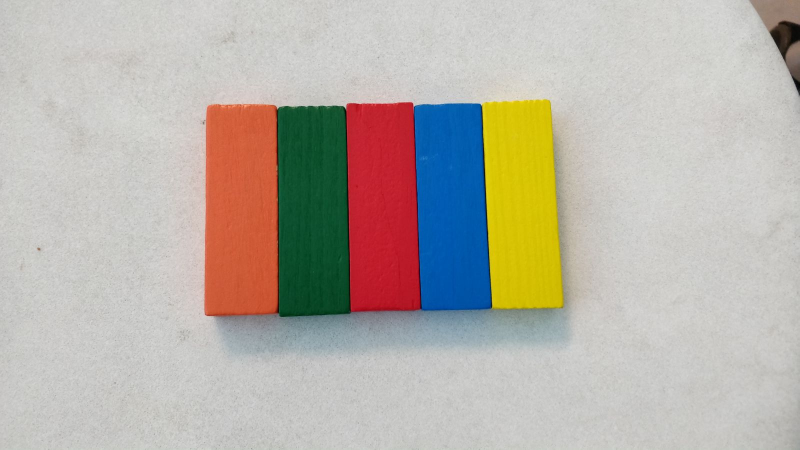
#> input picture resources/test.jpg, 1599 x 899 px, given in place of the camera (shown at 1/2 size)
$ python calibrate.py   (older library calls are emulated)
#> lines starting #> are read from the running program, lines starting #| are printed output that depends on the picture; after the words box and inside, x2 and y2 are one past the last pixel; in counts of white or black regions, pixels touching at a corner belong together
### src/entities/vision/helpers.py
import numpy as np
import cv2


class Color:
    def __init__(self, color, lower, upper):
        self.color = color
        self.lower = np.array(lower)
        self.upper = np.array(upper)


class Block:
    def __init__(self, color, centre):
        self.color = color
        self.centre = np.array(centre)


class ColorRange:
    def __init__(self, color, color_range):
        self.color = color
        self.range = color_range


class Building:
    # [5 lines left out: function __init__, not called in this run]


class Helpers:

    # [21 lines left out: function is_duplicate, not called in this run]

    @staticmethod
    def check_valid_convex(c, sides, area_min, area_max):
        """
        Checks if a convex is a valid block
        :return: True if the contour is a block
        """

        # Calculate the perimeter
        peri = cv2.arcLength(c, True)

        # Calculate the sides of the convexhull, 4 is a square/rectangle, 3 is a triangle etc.
        approx = cv2.approxPolyDP(c, 0.02 * peri, True)

        # Calculate the area of the convexhull
        area = cv2.contourArea(c)

        # If the convexhull counts 4 sides and an area bigger than 4000
        return len(approx) == sides and area_max > area > area_min

    # [118 lines left out: functions crop_to_contours, image_resize, append_to_positions, not called in this run]

### src/entities/vision/calibrate.py
from collections import OrderedDict
from random import randint
import sys

sys.path.insert(0, '../../../src')

from entities.vision.helpers import *


# print("uncomment run before starting..")


class Calibrate(object):

    def __init__(self, color_range):
        self.positions = []
        self.CALIBRATED = False
        self.calibrated_colors = []

        self.calibrating_building = [Block("orange", (267, 356)),
                                     Block("yellow", (252, 140)),
                                     Block("red", (362, 133)),
                                     Block("green", (369, 350)),
                                     Block("blue", (311, 251))]

        # Initialize color ranges for detection
        self.color_range = color_range

        self.colors = OrderedDict({"red": (0, 0, 255),
                                   "blue": (255, 0, 0),
                                   "green": (0, 255, 0),
                                   "orange": (0, 165, 255),
                                   "yellow": (0, 255, 255)})

        self.helper = Helpers()

        self.result = []

    def run(self):
        print("run element7")
        cap = cv2.VideoCapture(0)

        while True:
            ret, img = cap.read()
#> img is the input picture: shape (899, 1599, 3); mean B, G, R 168.9, 178.1, 184.3
            img = cv2.GaussianBlur(img, (9, 9), 0)

            if self.calibrate():
                break

            # calculate the masks
            mask = self.calculate_mask(img, self.color_range, set_contour=True)

            self.draw_helper(img)
            self.draw_helper(mask)

            img = cv2.flip(img, 1)

            cv2.imshow('Spider Cam 2000', mask)
            cv2.imshow('Spider Cam 4000', img)

            if cv2.waitKey(1) & 0xFF == ord('q'):
                break

        cap.release()
        cv2.destroyAllWindows()

        # Return the calibrated color array
        return self.result

    def draw_helper(self, img):
        cv2.rectangle(img, (230, 65), (400, 420), (255, 255, 255), 3)
        for i in range(len(self.calibrating_building)):
            cx = self.calibrating_building[i].centre[0]
            cy = self.calibrating_building[i].centre[1]
            cv2.circle(img, (cx, cy), 2, self.colors.get(self.calibrating_building[i].color), 10)

    def calibrate(self):
        for i in range(len(self.color_range)):
            c = self.color_range[i]
            if c.color not in self.calibrated_colors:
                if not self.calibrated_color(self.positions, 50, c.color):
                    if c.upper[0] < 255:
                        c.lower[0] += 10
                        c.upper[0] += 10
                        # print("calibrating {}, [{}, {}, {}], [{}, {}, {}]".format(c.color, c.lower[0], c.lower[1], c.lower[2], c.upper[0], c.upper[1], c.upper[2]))
                    else:
                        c.lower[0] = randint(0, 30)
                        c.upper[0] = randint(0, 30)
                else:

                    self.calibrated_colors.append(c.color)
                    self.result.append(Color(c.color, c.lower, c.upper))
                    if len(self.calibrated_colors) >= 5:
                        print("Color(\"{}\", [{}, {}, {}], [{}, {}, {}])".format(c.color, c.lower[0], c.lower[1], c.lower[2],
                              c.upper[0], c.upper[1], c.upper[2]))
                        print("Calibrated all colors!")
                        return True
                    else:
                        print("Color(\"{}\", [{}, {}, {}], [{}, {}, {}]),".format(c.color, c.lower[0], c.lower[1], c.lower[2],
                              c.upper[0], c.upper[1], c.upper[2]))

        return False

    def calibrated_color(self, positions, sensitivity, color):
        for j in range(len(positions)):  # for each current position
            pos = positions[j]
            if pos.color == color:
                for k in range(len(self.calibrating_building)):  # and saved position
                    saved_block = self.calibrating_building[k]
                    if saved_block.color == pos.color:  # if the colors match
                        b = pos.centre
                        a = saved_block.centre

                        distance = np.linalg.norm(a - b)

                        if distance <= sensitivity:  # and the positions match
                            return True  # the color is calibrated

        return False

    def calculate_mask(self, img, color_range, conversion=cv2.COLOR_BGR2HSV, set_contour=False):
        """
        Calculates the mask with the given image
        :param img: The image to calculate the mask on
        :param color_range: Color range for the masks
        :param conversion: Conversion for the mask
        :param set_contour: Boolean to set the contours
        :return: The new mask
        """
#> called with conversion = 40, set_contour = True

        # Convert the image
        hsv = cv2.cvtColor(img, conversion)
#> hsv: shape (899, 1599, 3); mean H, S, V 39.4, 51, 194.3

        if set_contour:
            # Set contours for given image and color ranges
            img_mask = self.set_contours(cv2.inRange(hsv, color_range[0].lower, color_range[0].upper), color_range[0].color, img)
            for i in range(1, len(color_range)):
                img_mask += self.set_contours(cv2.inRange(hsv, color_range[i].lower, color_range[i].upper), color_range[i].color, img)
        else:
            # Calculate the mask for all color ranges
            img_mask = cv2.inRange(hsv, color_range[0].lower, color_range[0].upper)
            for i in range(1, len(color_range)):
                img_mask += cv2.inRange(hsv, color_range[i].lower, color_range[i].upper)

        # Return the new mask
        return img_mask

    def set_contours(self, mask, color, img):
        """
        Sets contours for selected masks
        :param mask: The mask to apply on the image
        :param color: Color of the mask to give contours
        :param img: Current image
        :return: New image with the contours
        """
#> called with color = 'orange'

        # Calculates the per-element bit-wise conjunction of two arrays or an array and a scalar
        img_mask = cv2.bitwise_and(img, img, mask=mask)

        # Calculate the threshhold with the mask
        ret, thresh = cv2.threshold(mask, 127, 255, 0)
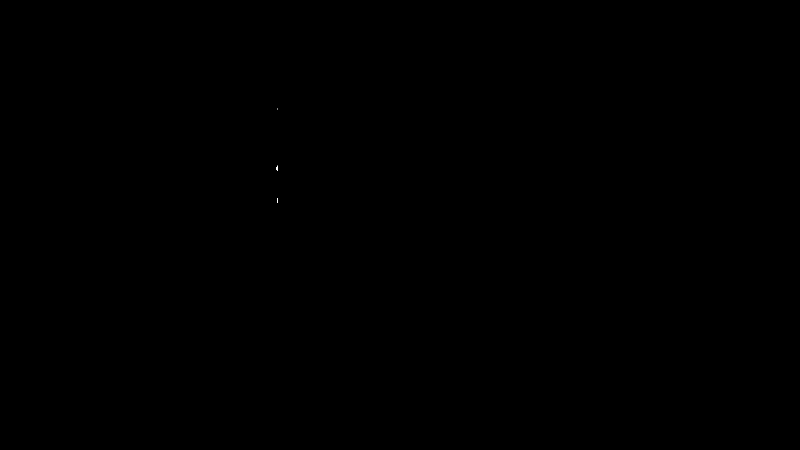
#> thresh: shape (899, 1599) (shown at 1/2 size); 0% white in thin lines or dots, all inside (x1, y1, x2, y2) = (553, 217, 556, 406)

        # Find the contours with the threshold
        im2, contours, hierarchy = cv2.findContours(thresh, cv2.RETR_TREE, cv2.CHAIN_APPROX_SIMPLE)
#> contours = 3 contours, all with area under 20

        for contour in range(len(contours)):
            # Create a convexhull of the contour
            c = cv2.convexHull(contours[contour])

            # Check if the contour is a vlid block
            if self.helper.check_valid_convex(c, 4, 8000, 9500):
                # Image moments help you to calculate some features like center of mass of the object
                moment = cv2.moments(c)

                # Calculate the centre of mass
                cx = int(moment['m10'] / moment['m00'])
                cy = int(moment['m01'] / moment['m00'])

                # Draw the convexhull for the block
                cv2.drawContours(img_mask, [c], 0, (255, 255, 255), 3)

                # Draw a circle in the centre of the block
                cv2.circle(img_mask, (cx, cy), 2, (255, 255, 255), 5)

                # Write the color and position of the block
                cv2.putText(img_mask, color, (cx - 15, cy - 10), cv2.FONT_HERSHEY_SIMPLEX, 0.4, (255, 255, 255), 1)
                cv2.putText(img_mask, str((cx, cy)), (cx - 30, cy + 15), cv2.FONT_HERSHEY_SIMPLEX, 0.4, (255, 255, 255), 1)

                # Append the new block to the global POSITIONS array
                self.positions = self.append_to_positions(self.positions, Block(color, (cx, cy)))
#> this loop made 3 passes
#> (peri in check_valid_convex, approx in check_valid_convex, area in check_valid_convex) on passes 1 to 3: (18.48, [[555, 405], [554, 397], [555, 396]], 4.5), (20.4, [[554, 341], [553, 339], [553, 334], [554, 331]], 7.5), (2, [[554, 218], [554, 217]], 0)
#> after the loop, self.positions = []

        # Return the new mask
        return img_mask

    # [42 lines left out: functions is_duplicate, append_to_positions, not called in this run]


def main():
    color_range = [Color("orange", [0, 100, 100], [12, 255, 255]),
                   Color("yellow", [24, 100, 100], [35, 255, 255]),
                   Color("red", [26, 0, 17], [69, 131, 190]),
                   Color("green", [71, 89, 11], [83, 202, 120]),
                   Color("blue", [99, 152, 128], [119, 228, 174])]

    cal = Calibrate(color_range)
    cal.run()
#> the loop in calculate_mask, `for i in range(1, len(color_range)):` made 4 passes
#> in draw_helper, `cv2.rectangle(img, (230, 65), (400, 420), (255, 255, 255), 3)`:
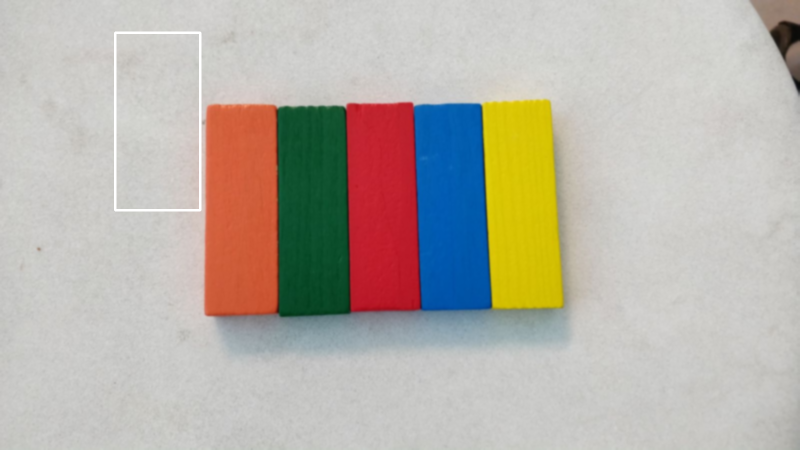
#> img: shape (899, 1599, 3) (shown at 1/2 size); mean B, G, R 169.1, 178.2, 184.4
#> after the loop in draw_helper, `for i in range(len(self.calibrating_building)):`:
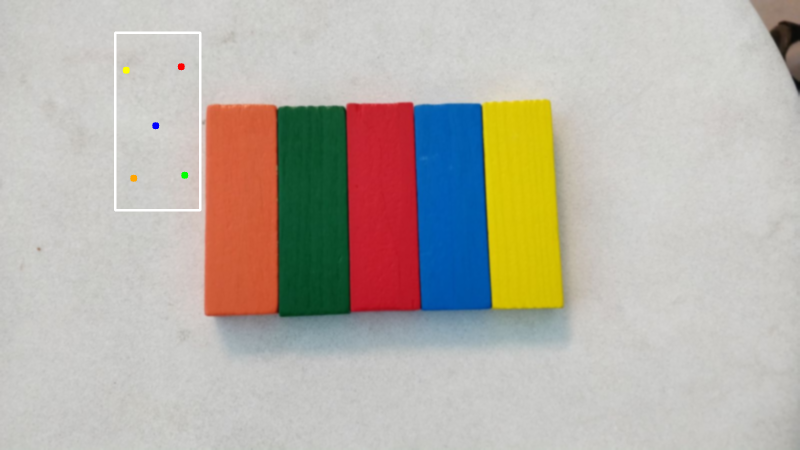
#> img: shape (899, 1599, 3) (shown at 1/2 size); 0.06% of pixels changed, all inside (x1, y1, x2, y2) = (245, 126, 377, 364)
#> after the loop in draw_helper (call 2), `for i in range(len(self.calibrating_building)):`:
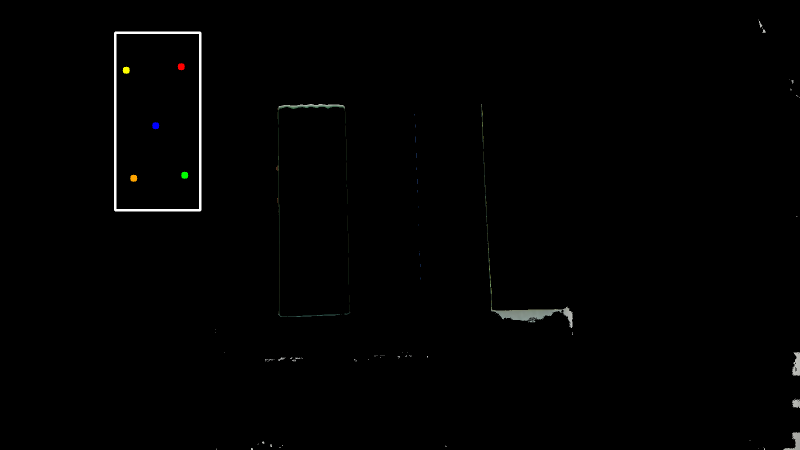
#> img: shape (899, 1599, 3) (shown at 1/2 size); mean B, G, R 1.5, 1.6, 1.6
#> in run, `img = cv2.flip(img, 1)`:
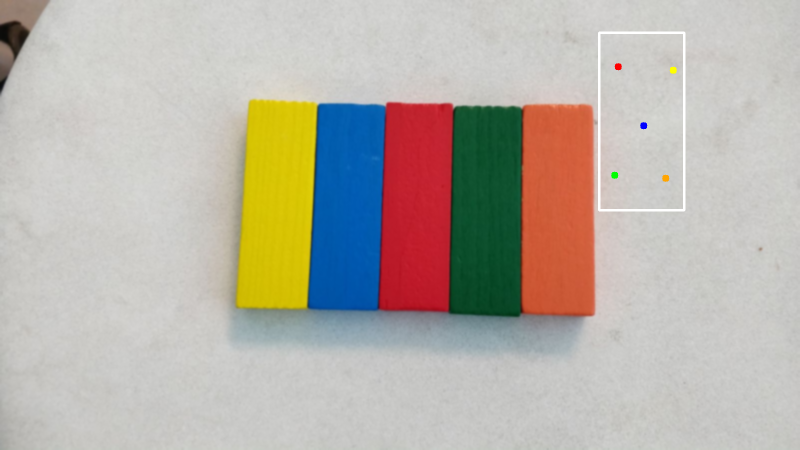
#> img: shape (899, 1599, 3) (shown at 1/2 size); mean B, G, R 169, 178.2, 184.4
#> (key q is pressed here)


if __name__ == '__main__':
    main()  # disabled for travis
